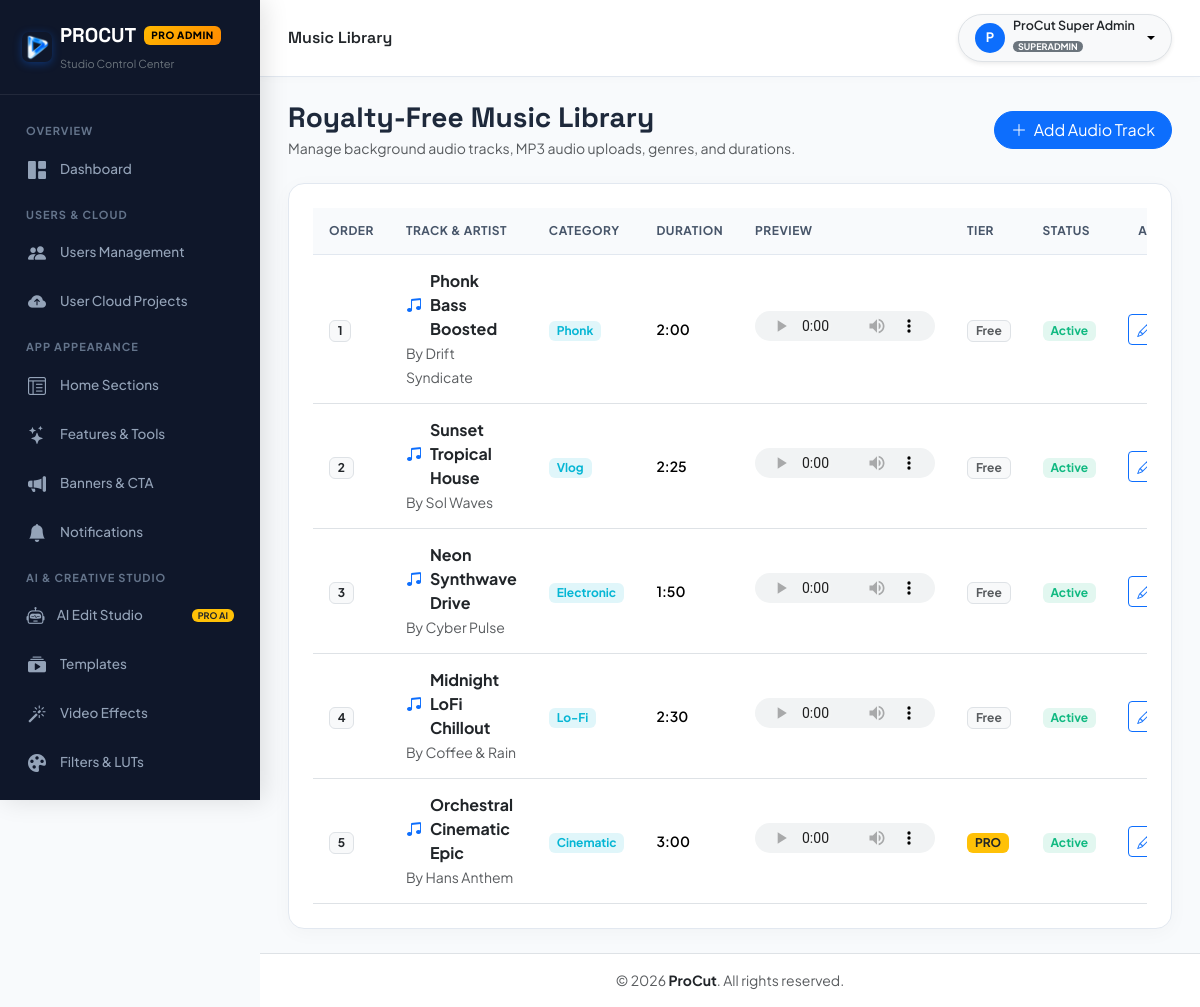
Screenshot of /admin/music.php (signed in) with the database file from the repository.
### tables this page shows
CREATE TABLE IF NOT EXISTS music (
    id VARCHAR(64) PRIMARY KEY,
    title VARCHAR(255) NOT NULL,
    artist VARCHAR(255) NOT NULL,
    category VARCHAR(100) NOT NULL DEFAULT 'Upbeat',
    duration_ms INT DEFAULT 60000,
    audio_url VARCHAR(500) NOT NULL,
    waveform_json TEXT NULL,
    is_pro TINYINT(1) DEFAULT 0,
    is_enabled TINYINT(1) DEFAULT 1,
    display_order INT DEFAULT 0,
    created_at DATETIME DEFAULT CURRENT_TIMESTAMP,
    updated_at DATETIME DEFAULT CURRENT_TIMESTAMP ON UPDATE CURRENT_TIMESTAMP,
    INDEX idx_music_order (display_order),
    INDEX idx_music_cat (category)
);

### config/database.php (called while the page is built, shortened)
<?php
class Database {
    private static ?PDO $pdo = null;
    public static function getConnection(): PDO {
        $cfgFile = dirname(__DIR__) . '/config.json';
        $cfg = [];
        if (file_exists($cfgFile)) {
            $cfg = @json_decode(file_get_contents($cfgFile), true) ?: [];
        }
        $mysqlCfg = $cfg['mysql'] ?? [];
        $host = (defined('DB_HOST') && DB_HOST !== '127.0.0.1' && DB_HOST !== 'localhost')
            ? DB_HOST
            : ($mysqlCfg['host'] ?? getenv('DB_HOST') ?: (defined('DB_HOST') ? DB_HOST : '127.0.0.1'));
        if ($host === 'localhost') {
            $host = '127.0.0.1';
        }
        $port = (defined('DB_PORT') && DB_PORT != '3306')
            ? DB_PORT
            : ($mysqlCfg['port'] ?? getenv('DB_PORT') ?: '3306');
        $dbname = (defined('DB_NAME') && DB_NAME !== 'procut_db')
            ? DB_NAME
            : ($mysqlCfg['database'] ?? getenv('DB_NAME') ?: (defined('DB_NAME') ? DB_NAME : 'procut_db'));
        $user = (defined('DB_USER') && DB_USER !== 'root')
            ? DB_USER
            : ($mysqlCfg['user'] ?? getenv('DB_USER') ?: (defined('DB_USER') ? DB_USER : 'root'));
        $pass = (defined('DB_PASS') && DB_PASS !== '')
            ? DB_PASS
            : ($mysqlCfg['password'] ?? (getenv('DB_PASS') !== false ? getenv('DB_PASS') : (defined('DB_PASS') ? DB_PASS : '')));
        $socket = '/Applications/XAMPP/xamppfiles/var/mysql/mysql.sock';
        $dsn = "mysql:host={$host};port={$port};dbname={$dbname};charset=utf8mb4";
        $options = [
            PDO::ATTR_ERRMODE            => PDO::ERRMODE_EXCEPTION,
            PDO::ATTR_DEFAULT_FETCH_MODE => PDO::FETCH_ASSOC,
            PDO::ATTR_EMULATE_PREPARES   => false,
            PDO::MYSQL_ATTR_INIT_COMMAND => "SET NAMES utf8mb4 COLLATE utf8mb4_unicode_ci"
        ];
        try {
            self::$pdo = new PDO($dsn, $user, $pass, $options);
        } catch (PDOException $e) {
            if (PHP_OS_FAMILY === 'Darwin' && empty(ini_get('open_basedir')) && @file_exists($socket)) {
                try {
                    $socketDsn = "mysql:unix_socket={$socket};dbname={$dbname};charset=utf8mb4";
                    self::$pdo = new PDO($socketDsn, $user, $pass, $options);
                    return self::$pdo;
                } catch (PDOException $e2) {
                }
            }
            $isApi = str_contains($_SERVER['REQUEST_URI'] ?? '', '/api/');
            if ($isApi) {
                http_response_code(500);
                header('Content-Type: application/json; charset=utf-8');
                die(json_encode([
                    'success' => false,
                    'error' => 'Database connection failed: ' . $e->getMessage()
                ]));
            }
            http_response_code(200);
            header('Content-Type: text/html; charset=utf-8');
            die('<!DOCTYPE html>
<html lang="en">
<head>
    <meta charset="UTF-8">
    <meta name="viewport" content="width=device-width, initial-scale=1.0">
    <title>Database Connection Required — ProCut</title>
    <link href="https://fonts.googleapis.com/css2?family=Plus+Jakarta+Sans:wght@400;600;700&display=swap" rel="stylesheet">
    <style>
        body { font-family: "Plus Jakarta Sans", sans-serif; background: #0F172A; color: #E2E8F0; display: flex; align-items: center; justify-content: center; min-height: 100vh; margin: 0; padding: 20px; }
        .box { background: rgba(30, 41, 59, 0.85); border: 1px solid rgba(255,255,255,0.1); border-radius: 16px; max-width: 580px; width: 100%; padding: 32px; box-shadow: 0 20px 50px rgba(0,0,0,0.5); }
        h2 { color: #F59E0B; margin-top: 0; font-size: 1.4rem; display: flex; align-items: center; gap: 8px; }
        p { line-height: 1.6; color: #94A3B8; font-size: 0.95rem; }
        .error-chip { background: rgba(239, 68, 68, 0.15); color: #F87171; border: 1px solid rgba(239,68,68,0.3); border-radius: 8px; padding: 10px 14px; font-family: monospace; font-size: 0.85rem; word-break: break-all; margin: 16px 0; }
        .code-box { background: #080e1a; border: 1px solid rgba(255,255,255,0.08); border-radius: 8px; padding: 14px; font-family: monospace; font-size: 0.85rem; color: #38BDF8; line-height: 1.5; margin: 16px 0; }
        .step { margin-top: 12px; color: #CBD5E1; font-size: 0.9rem; }
        strong { color: #FFF; }
    </style>
</head>
<body>
    <div class="box">
        <h2>⚠️ Database Connection Setup Required</h2>
        <p>The ProCut server cannot connect to your MySQL database with the current credentials.</p>
        <div class="error-chip">' . htmlspecialchars($e->getMessage()) . '</div>
        <p><strong>Attempted Connection:</strong><br>
        Host: <code>' . htmlspecialchars($host) . '</code> | Database: <code>' . htmlspecialchars($dbname) . '</code> | User: <code>' . htmlspecialchars($user) . '</code></p>
        <div class="step"><strong>How to Fix on InfinityFree:</strong></div>
        <p>Open <strong>File Manager</strong> &rarr; <strong>htdocs</strong> &rarr; <strong>config/config.php</strong> (or <strong>config.json</strong>) and enter your InfinityFree MySQL details:</p>
        <div class="code-box">
define(\'DB_HOST\', \'<strong>sql3xx.infinityfree.com</strong>\');<br>
define(\'DB_NAME\', \'<strong>epiz_xxxxxxx_procut_db</strong>\');<br>
define(\'DB_USER\', \'<strong>epiz_xxxxxxx</strong>\');<br>
define(\'DB_PASS\', \'<strong>your_vpanel_password</strong>\');
        </div>
        <p style="font-size:0.85rem; color:#64748B;">You can copy these 4 details directly from your InfinityFree Account Management page under <em>Database Details</em>.</p>
    </div>
</body>
</html>');
        }
        return self::$pdo;
    }
    public static function query(string $sql, array $params = []): PDOStatement {
        $stmt = self::getConnection()->prepare($sql);
        $stmt->execute($params);
        return $stmt;
    }
    public static function fetchAll(string $sql, array $params = []): array {
        return self::query($sql, $params)->fetchAll();
    }
}

### admin/music.php (the view, shortened to what this page needs)
<?php
$musicList = Database::fetchAll("SELECT * FROM music ORDER BY display_order ASC");
require_once __DIR__ . '/includes/header.php';
require_once __DIR__ . '/includes/sidebar.php';
require_once __DIR__ . '/includes/navbar.php';
?>
<div class="d-flex flex-wrap justify-content-between align-items-center mb-4 gap-3">
    <div>
        <h3 class="fw-bold mb-1 brand-font">Royalty-Free Music Library</h3>
        <p class="text-muted small mb-0">Manage background audio tracks, MP3 audio uploads, genres, and durations.</p>
    </div>
    <button type="button" class="btn btn-primary rounded-pill px-3" onclick="openNewMusic()">
        <i class="bi bi-plus-lg me-1"></i> Add Audio Track
    </button>
</div>
<div class="pro-card p-4">
    <div class="table-responsive">
        <table class="table table-hover align-middle mb-0">
            <thead>
                <tr>
                    <th style="width: 70px;">Order</th>
                    <th>Track & Artist</th>
                    <th>Category</th>
                    <th>Duration</th>
                    <th>Preview</th>
                    <th>Tier</th>
                    <th>Status</th>
                    <th class="text-end">Actions</th>
                </tr>
            </thead>
            <tbody>
                <?php foreach ($musicList as $m): ?>
                <tr>
                    <td>
                        <span class="badge bg-light text-dark border fw-bold"><?= (int)$m['display_order'] ?></span>
                    </td>
                    <td>
                        <div class="fw-bold text-dark d-flex align-items-center gap-2">
                            <i class="bi bi-music-note-beamed text-primary"></i>
                            <?= htmlspecialchars($m['title']) ?>
                        </div>
                        <small class="text-muted">By <?= htmlspecialchars($m['artist']) ?></small>
                    </td>
                    <td>
                        <span class="badge badge-soft-info"><?= htmlspecialchars($m['category']) ?></span>
                    </td>
                    <td class="small fw-semibold">
                        <?= floor($m['duration_ms'] / 60000) ?>:<?= sprintf('%02d', floor(($m['duration_ms'] % 60000) / 1000)) ?>
                    </td>
                    <td>
                        <?php if (!empty($m['audio_url'])): ?>
                            <audio controls style="height: 30px; width: 180px;">
                                <source src="<?= htmlspecialchars($m['audio_url']) ?>">
                            </audio>
                        <?php else: ?>
                            <span class="text-muted small">No file</span>
                        <?php endif; ?>
                    </td>
                    <td>
                        <?php if ($m['is_pro']): ?>
                            <span class="badge bg-warning text-dark fw-bold">PRO</span>
                        <?php else: ?>
                            <span class="badge bg-light text-muted border">Free</span>
                        <?php endif; ?>
                    </td>
                    <td>
                        <form method="POST" action="" class="d-inline">
                            <?php if ($m['is_enabled']): ?>
                                <button type="submit" class="badge badge-soft-success border-0 px-2 py-1">Active</button>
                            <?php else: ?>
                                <button type="submit" class="badge badge-soft-danger border-0 px-2 py-1">Hidden</button>
                            <?php endif; ?>
                        </form>
                    </td>
                    <td class="text-end">
                        <div class="d-flex justify-content-end gap-1">
                            <button class="btn btn-sm btn-outline-primary py-1 px-2" onclick='editMusic(<?= json_encode($m) ?>)'><i class="bi bi-pencil"></i></button>
                        </div>
                    </td>
                </tr>
                <?php endforeach; ?>
            </tbody>
        </table>
    </div>
</div>
<?php require_once __DIR__ . '/includes/footer.php'; ?>

### admin/includes/header.php (style rules this page uses)
:root { --procut-primary: #0D6EFD; --procut-primary-dark: #084298; --procut-accent: #0284C7; --procut-gold: #FFB800; --procut-sidebar-bg: #0F172A; --procut-sidebar-hover: #1E293B; --procut-card-bg: #FFFFFF; --procut-body-bg: #F8FAFC; }
html, body { width: 100%; max-width: 100vw; overflow-x: hidden; margin: 0; padding: 0; box-sizing: border-box; }
*, *::before, *::after { box-sizing: border-box; }
body { font-family: 'Plus Jakarta Sans', sans-serif; background-color: var(--procut-body-bg); color: #1E293B; min-height: 100vh; }
h1, h2, h3, h4, h5, h6, .brand-font { font-family: 'Space Grotesk', sans-serif; }
.pro-card { background: #FFFFFF; border: 1px solid #E2E8F0; border-radius: 16px; box-shadow: 0 4px 20px rgba(0, 0, 0, 0.03); transition: all 0.2s ease; max-width: 100%; box-sizing: border-box; }
.table-responsive { width: 100%; max-width: 100%; overflow-x: auto; -webkit-overflow-scrolling: touch; }
.table > :not(caption) > * > * { padding: 14px 16px; vertical-align: middle; }
.table thead th { background: #F8FAFC; color: #475569; font-size: 12px; text-transform: uppercase; letter-spacing: 0.5px; border-bottom: 1px solid #E2E8F0; white-space: nowrap; }
.badge-soft-success { background: rgba(16, 185, 129, 0.12); color: #10B981; }
.badge-soft-info { background: rgba(6, 182, 212, 0.12); color: #06B6D4; }

### rows the page displays
music: display_order "1", title "Phonk Bass Boosted", artist "Drift Syndicate", category "Phonk", floor($m['duration_ms']/60000) "2", floor(($m['duration_ms']%60000)/1000) "00", is_pro "Free", is_enabled "Active"
music: display_order "2", title "Sunset Tropical House", artist "Sol Waves", category "Vlog", floor($m['duration_ms']/60000) "2", floor(($m['duration_ms']%60000)/1000) "25", is_pro "Free", is_enabled "Active"
music: display_order "3", title "Neon Synthwave Drive", artist "Cyber Pulse", category "Electronic", floor($m['duration_ms']/60000) "1", floor(($m['duration_ms']%60000)/1000) "50", is_pro "Free", is_enabled "Active"
music: display_order "4", title "Midnight LoFi Chillout", artist "Coffee & Rain", category "Lo-Fi", floor($m['duration_ms']/60000) "2", floor(($m['duration_ms']%60000)/1000) "30", is_pro "Free", is_enabled "Active"
music: display_order "5", title "Orchestral Cinematic Epic", artist "Hans Anthem", category "Cinematic", floor($m['duration_ms']/60000) "3", floor(($m['duration_ms']%60000)/1000) "00", is_pro "PRO", is_enabled "Active"

### other values shown
$pageTitle "Music Library"
substr($currentAdmin['name'] ?? 'A', 0, 1) "P"
$currentAdmin['name'] "ProCut Super Admin"
$currentAdmin['role'] "SUPERADMIN"
APP_NAME "ProCut"
